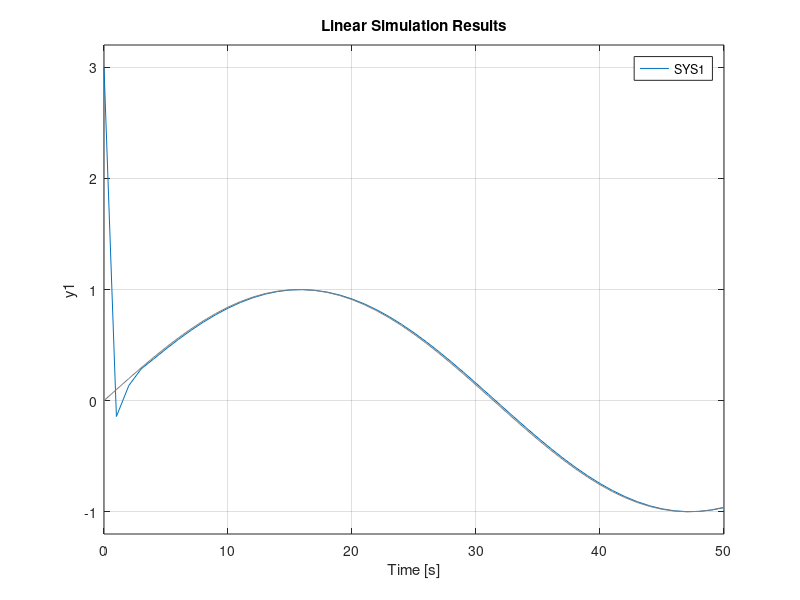

Write the MATLAB code that produced this figure.
clear

A = [0,1;-25,-4];
B = [0;25];
C = [1,0];
D = [0];

SYS1 = ss(A,B,C,D);
t = 0:1:50;
% U(length(t)) = 0; 
U = sin(.1*t);

X0 = [3;0];
lsim(SYS1,U,t,X0)
